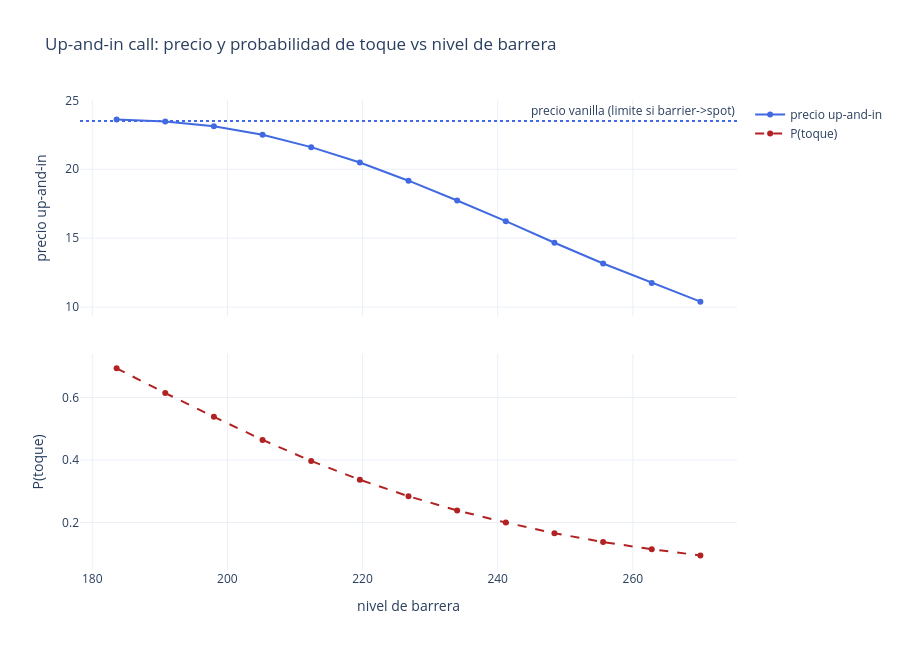

The notebook cell this image was saved under:
### Markdown cell above
## 3. Precio y probabilidad de toque frente al nivel de barrera

Una sola llamada a `Engine.price` puede pedir varias medidas Monte Carlo a la vez sobre la
MISMA simulacion (`PayoffPriceQ` + `PayoffHitProbabilityQ`) -- no hace falta relanzar la
simulacion para cada medida.

### Code cell
barrier_levels = np.arange(1.02, 1.51, 0.04) * S0
prices, hit_probs = [], []
for b in barrier_levels:
    contract = up_and_in("UI", float(b), vanilla_contract)
    result = price_contract(contract, f"UI_{b:.0f}", measures=("PayoffPriceQ", ("PayoffHitProbabilityQ", {"event": "UI"})))
    prices.append(result["PayoffPriceQ"].scalar)
    hit_probs.append(result["PayoffHitProbabilityQ"].scalar)

# Dos magnitudes de escala distinta (precio en USD vs probabilidad en [0,1]): subplots apilados
# con eje X compartido, nunca doble eje Y (twinx) en el mismo panel.
fig = make_subplots(rows=2, cols=1, shared_xaxes=True, vertical_spacing=0.08)
fig.add_trace(go.Scatter(x=barrier_levels, y=prices, mode="lines+markers", name="precio up-and-in", line=dict(color="royalblue")), row=1, col=1)
fig.add_hline(
    y=vanilla_price,
    line=dict(color="royalblue", dash="dot"),
    annotation_text="precio vanilla (limite si barrier->spot)",
    row=1,
    col=1,
)
fig.add_trace(go.Scatter(x=barrier_levels, y=hit_probs, mode="lines+markers", name="P(toque)", line=dict(color="firebrick", dash="dash")), row=2, col=1)

fig.update_yaxes(title_text="precio up-and-in", row=1, col=1)
fig.update_yaxes(title_text="P(toque)", row=2, col=1)
fig.update_xaxes(title_text="nivel de barrera", row=2, col=1)
fig.update_layout(
    title="Up-and-in call: precio y probabilidad de toque vs nivel de barrera",
    template="plotly_white",
    height=650,
)
fig.show()

### Figure 1 — Plotly figure (JSON) as saved in the notebook; plotly's stock layout.template omitted (floating-point values rounded to 4 significant figures)
{"data": [{"line": {"color": "royalblue"}, "mode": "lines+markers", "name": "precio up-and-in", "type": "scatter", "x": [183.6, 190.8, 198.0, 205.2, 212.4, 219.6, 226.8, 234.0, 241.2, 248.4, 255.6, 262.8, 270.0], "xaxis": "x", "y": [23.6, 23.46, 23.11, 22.5, 21.6, 20.49, 19.17, 17.73, 16.24, 14.67, 13.16, 11.75, 10.4], "yaxis": "y"}, {"line": {"color": "firebrick", "dash": "dash"}, "mode": "lines+markers", "name": "P(toque)", "type": "scatter", "x": [183.6, 190.8, 198.0, 205.2, 212.4, 219.6, 226.8, 234.0, 241.2, 248.4, 255.6, 262.8, 270.0], "xaxis": "x2", "y": [0.6933, 0.6143, 0.5381, 0.4643, 0.3967, 0.3368, 0.284, 0.2386, 0.1998, 0.1657, 0.1374, 0.1143, 0.09452], "yaxis": "y2"}], "layout": {"annotations": [{"showarrow": false, "text": "precio vanilla (limite si barrier->spot)", "x": 1, "xanchor": "right", "xref": "x domain", "y": 23.5, "yanchor": "bottom", "yref": "y"}], "height": 650, "shapes": [{"line": {"color": "royalblue", "dash": "dot"}, "type": "line", "x0": 0, "x1": 1, "xref": "x domain", "y0": 23.5, "y1": 23.5, "yref": "y"}], "title": {"text": "Up-and-in call: precio y probabilidad de toque vs nivel de barrera"}, "xaxis": {"anchor": "y", "domain": [0.0, 1.0], "matches": "x2", "showticklabels": false}, "xaxis2": {"anchor": "y2", "domain": [0.0, 1.0], "title": {"text": "nivel de barrera"}}, "yaxis": {"anchor": "x", "domain": [0.54, 1.0], "title": {"text": "precio up-and-in"}}, "yaxis2": {"anchor": "x2", "domain": [0.0, 0.46], "title": {"text": "P(toque)"}}}}
